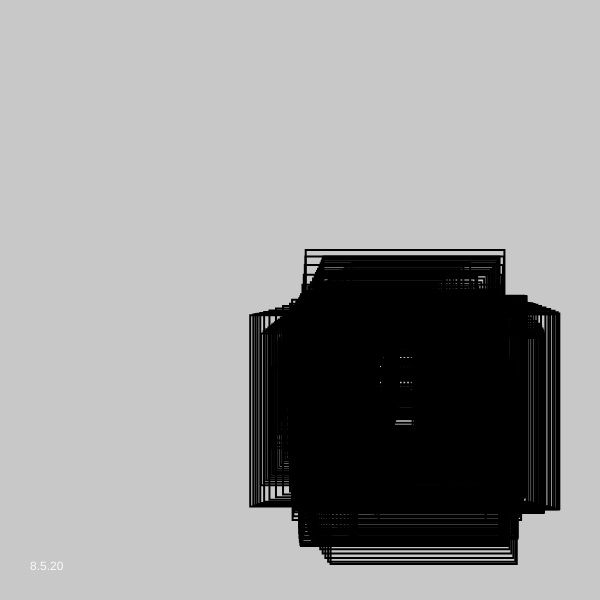
Frame 1 (no input)
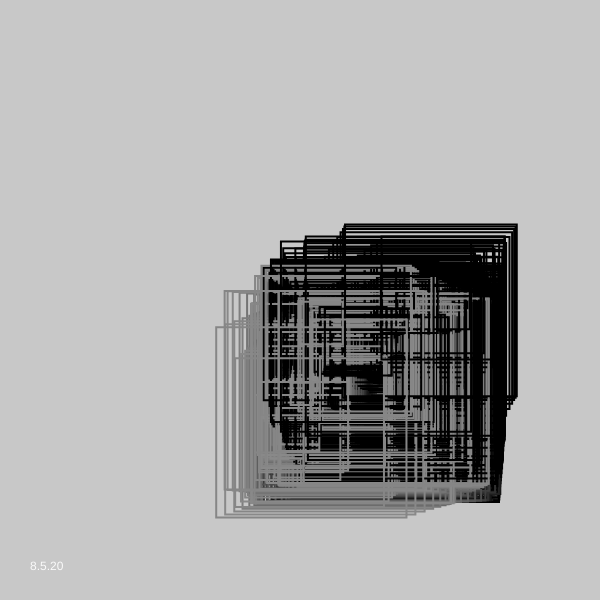
Frame 60 (no input)
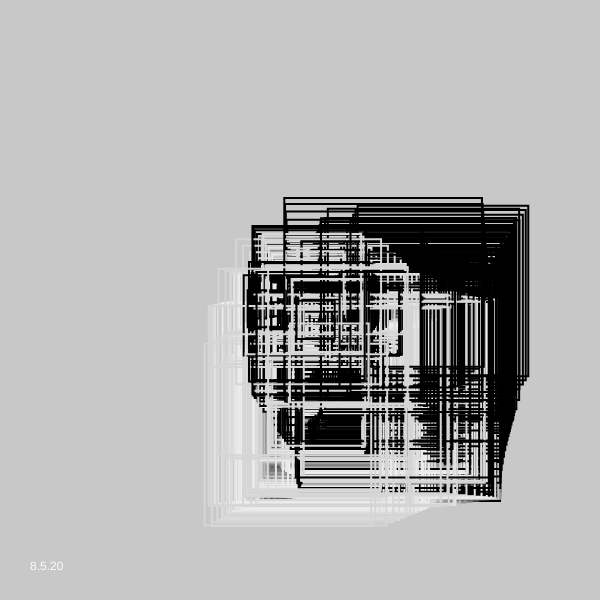
Frame 120 (the mouse pressed at the canvas centre since frame 60)

The p5.js sketch that drew these frames (run headless with seeded random() and noise() and a simulated clock; from frame 60 on, the mouse is pressed at the canvas centre):

// p5.js sketch
// ── sketch.js
let _divideNum;
let _noiseStep;
let _objectNum;
let _aryObjects = [];
let _noiseSeedRad;
let _noiseSeedAng;
let _noiseStepRad;
let _noiseStepAng;
let _noiseSpeedRad;
let _noiseSpeedAng;
let _rad;
let _scale;
let _rad_offset;
let lapse = 0;    // mouse timer

function setup() {
  createCanvas(600, 600);
  // colorMode(HSB, 255);
  frameRate(30);
  background(5);
  strokeWeight(2);
  stroke(0, 255);
  noFill();
  _divideNum = 40;
  _objectNum = 20;
  _noiseSeedRad = random(20);
  _noiseSeedAng = random(10);
  _noiseStepRad = 0.1;
  _noiseStepAng = 0.2;
  _noiseSpeedRad = 0.01;
  _noiseSpeedAng = 0.01;
  _noiseStepObj = 0.02;
  _rad = width/4;
  _scale = 0.16;
  _rad_offset = -0.5;
}

function Circle(divideNum, rad, rad_offset, noiseSeedAng, noiseStepAng, noiseSeedRad, noiseStepRad) {
  let sumNoiseVal = 0;
  for (let i = 0; i < divideNum; i++) {
    sumNoiseVal += noise(noiseSeedAng + i * noiseStepAng);
  }
  let centX = width/2;
  let centY = height/2;
  let currentNoiseVal = noise(noiseSeedAng);
  //fill((255*sin(2*PI*noise(noiseSeedRad))+140)%255, 100);
  noFill();

  //beginShape();
  for (let i = 0; i < divideNum+3; i++) {
    let tgt_i = i;
    if (tgt_i >= divideNum) { tgt_i -= divideNum; }
    currentNoiseVal += noise(noiseSeedAng + tgt_i * noiseStepAng);
    if (i%2 == 0){
        stroke((255*sin(2*PI*noise(noiseSeedRad))+140)%255);
    rect(centX + rad * (noise(noiseSeedRad + tgt_i * noiseStepRad)+rad_offset) * sin(2*PI*currentNoiseVal/sumNoiseVal),
      centY + rad * (noise(noiseSeedRad + tgt_i * noiseStepRad)+rad_offset) * cos(2*PI*currentNoiseVal/sumNoiseVal), 200*sin(2*PI*currentNoiseVal/sumNoiseVal), 200*sin(2*PI*currentNoiseVal/sumNoiseVal));
    }
    if (i%2 != 0){
        stroke((255*cos(2*PI*noise(noiseSeedRad))+140)%255);
    rect(centX + rad * (noise(noiseSeedRad + tgt_i * noiseStepRad)+rad_offset) * cos(2*PI*currentNoiseVal/sumNoiseVal),
      centY + rad * (noise(noiseSeedRad + tgt_i * noiseStepRad)+rad_offset) * sin(2*PI*currentNoiseVal/sumNoiseVal), 200*sin(2*PI*currentNoiseVal/sumNoiseVal), 200*sin(2*PI*currentNoiseVal/sumNoiseVal));
    }

  }
 // endShape();
}

function draw() {
  background(200);
  let myNoiseSeedRad;
  let myNoiseSeedAng;
  _noiseSeedRad += _noiseSpeedRad;
  _noiseSeedAng += _noiseSpeedAng;
  for (let i = 0; i < _objectNum; i++) {
    myNoiseSeedRad = _noiseSeedRad + i * _noiseStepObj;
    myNoiseSeedAng = _noiseSeedAng + i * _noiseStepObj;
    Circle(_divideNum, _rad * _scale * (i+1), _rad_offset, myNoiseSeedAng, _noiseStepAng, myNoiseSeedRad, _noiseStepRad)
  }
  noStroke();
  fill(250);
  text("8.5.20", 30, height-30);
  noFill();
}
